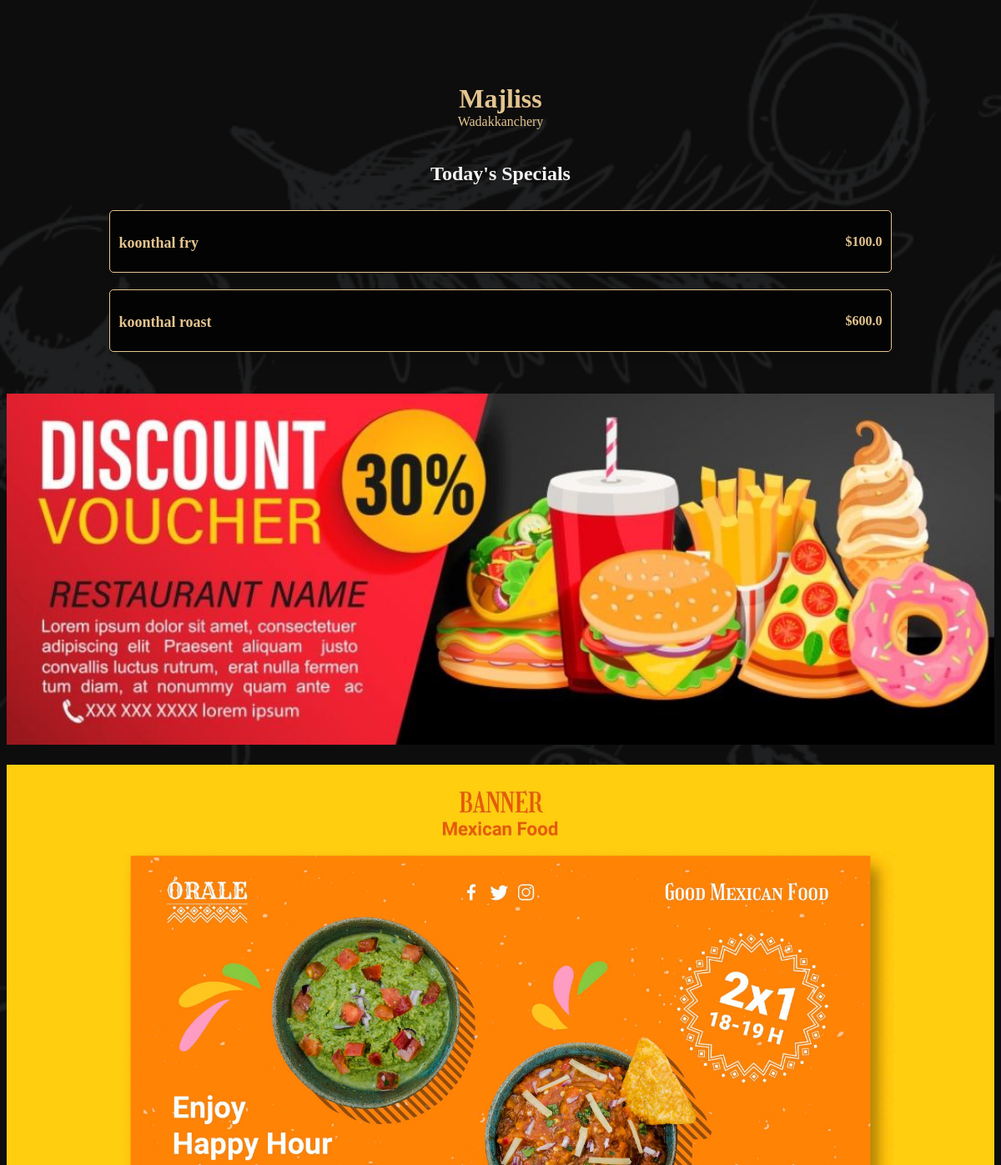
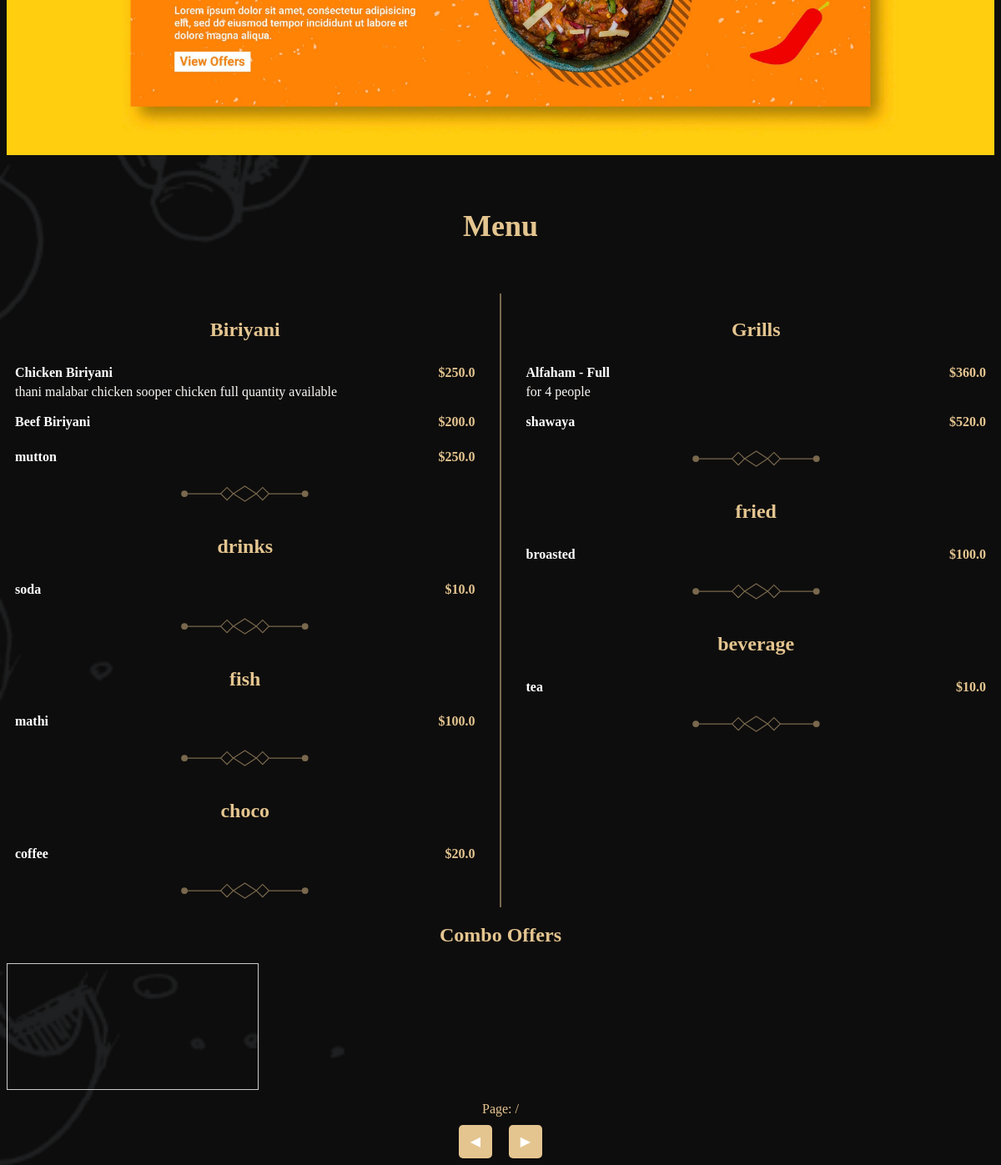
The page / on the database its author committed (2 pictures, top to bottom).
### app.py (models this page shows)
class SpecialItem(db.Model):
    id = db.Column(db.Integer, primary_key=True)
    name = db.Column(db.String(80), nullable=False)
    price = db.Column(db.Float, nullable=False)
    description = db.Column(db.String(200), nullable=True)

class Category(db.Model):
    id = db.Column(db.Integer, primary_key=True)
    name = db.Column(db.String(80), nullable=False)
    items = db.relationship('Item', backref='category', lazy=True)

class Item(db.Model):
    id = db.Column(db.Integer, primary_key=True)
    category_id = db.Column(db.Integer, db.ForeignKey('category.id'), nullable=False)
    name = db.Column(db.String(80), nullable=False)
    price = db.Column(db.Float, nullable=False)
    description = db.Column(db.String(200), nullable=True)

### app.py (the view)
@app.route('/')
def home():
    categories = Category.query.all()
    special_items = SpecialItem.query.all()
    return render_template('menu.html',categories=categories,special_items=special_items)

### templates/menu.html (shortened to what this page needs)
<!DOCTYPE html>
<html>
<head>
    <link rel="stylesheet" href="https://use.fontawesome.com/releases/v5.8.2/css/all.css" />
    <link rel="stylesheet" href="{{ url_for('static', filename='css/styles.css') }}" />
</head>
<body>
    <section class="hotel-name">
        <h1> Majliss </h1>
        <p>Wadakkanchery</p>
    </section>
    {% if special_items %}
    <section class="special-items-section">
        <h2 class="special-items-heading">Today's Specials</h2>
        <div class="special-items">
            {% for special_item in special_items %}
                <div class="special-item">
                    <h3 class="special-item-heading">
                        <span class="special-item-name">{{ special_item.name }}</span>
                        <span class="special-item-price">${{ special_item.price }}</span>
                    </h3>
                </div>
            {% endfor %}
        </div>
    </section>
    {% endif %}
    <section class="image-section">
        <img src="{{ url_for('static', filename='images/offerImage.jpg') }}" alt="Menu Image" class="menu-image">
    </section>
    <section class="image-section">
        <img src="{{ url_for('static', filename='images/bannerFood.jpg') }}" alt="Menu Image" class="menu-image">
    </section>
    <section class="our-menu">
        <h1> Menu </h1>
    </section>
    <main class="container">
        <div class="background-animation"></div>
        <div class="left-section">
            {% for category in categories %}
                {% if loop.index is odd %}
                    <div class="menu">
                        <h2 class="menu-group-heading">{{ category.name }}</h2>
                        <div class="menu-group">
                            {% for item in category.items %}
                                <div class="menu-item">
                                    <h3 class="menu-item-heading">
                                        <span class="menu-item-name">{{ item.name }}</span>
                                        <span class="menu-item-price">${{ item.price }}</span>
                                    </h3>
                                    <p class="menu-item-desc">{{ item.description }}</p>
                                </div>
                            {% endfor %}
                        </div>
                    </div>
                {% endif %}
            {% endfor %}
        </div>
        <div class="right-section">
            {% for category in categories %}
                {% if loop.index is even %}
                    <div class="menu">
                        <h2 class="menu-group-heading">{{ category.name }}</h2>
                        <div class="menu-group">
                            {% for item in category.items %}
                                <div class="menu-item">
                                    <h3 class="menu-item-heading">
                                        <span class="menu-item-name">{{ item.name }}</span>
                                        <span class="menu-item-price">${{ item.price }}</span>
                                    </h3>
                                    <p class="menu-item-desc">{{ item.description }}</p>
                                </div>
                            {% endfor %}
                        </div>
                    </div>
                {% endif %}
            {% endfor %}
        </div>
    </main>
    <section class="pdf-section">
        <h2 class="pdf-heading">Combo Offers</h2>
        <div class="pdf-container">
            <canvas id="pdf-canvas"></canvas>
            <div id="page-info">
                <span>Page:  / </span>
            </div>
            <div id="navigation-controls">
                <button id="prev-page"></button>
                <button id="next-page"></button>
            </div>
        </div>
    </section>
</body>
</html>

### static/css/styles.css (style rules this page uses)
body { background-color: #0e0d0d; }
.hotel-name { text-align: center; margin-top: 100px; color: rgb(228, 197, 144); }
.hotel-name h1 { margin-bottom: 0; font-size: 2rem; }
.hotel-name p { margin: 0; font-size: 1rem; }
.special-items-section { margin-top: 0; margin-bottom: 10px; padding: 20px; border-radius: 5px; }
.special-items-heading { text-align: center; margin-bottom: 20px; font-size: 24px; font-weight: bold; color: #f5f5f5; }
.special-items { display: flex; flex-direction: column; align-items: center; }
.special-item { width: 80%; margin: 10px 0; padding: 10px; border: 1px solid rgb(228, 197, 144); border-radius: 5px; background-color: #030303; box-shadow: 0 4px 8px rgba(0, 0, 0, 0.1); }
.special-item-heading { font-size: 18px; font-weight: bold; margin-bottom: 5px; color: rgb(228, 197, 144); display: flex; justify-content: space-between; }
.special-item-name { margin-right: 10px; }
.special-item-price { font-size: 16px; color: rgb(228, 197, 144); }
.image-section { width: 100%; text-align: center; margin: 20px 0; }
.image-section img { width: 100%; height: auto; }
.our-menu { text-align: center; color: rgb(228, 197, 144); margin-bottom: 20px; padding-top: 10px; padding-bottom: 10px; font-size: x-large; }
.container { display: grid; grid-template-columns: 1fr 1px 1fr; grid-gap: 20px; max-width: 100%; position: relative; overflow: hidden; }
.container::before { content: ''; position: absolute; top: 0; bottom: 0; left: 50%; width: 1px; background-color: rgb(228, 197, 144); transform: translateX(-50%); }
.left-section { grid-column: 1; display: flex; flex-direction: column; }
.right-section { grid-column: 3; display: flex; flex-direction: column; }
.menu { padding: 10px; margin-bottom: 0; }
.menu::after { content: ''; display: block; width: 100%; height: auto; background: url('../images/separator.svg') no-repeat center; background-size: contain; margin-top: 20px; padding-bottom: 20px; opacity: 0.5; }
.menu-group-heading { text-align: center; font-size: 1.5rem; margin-bottom: 10px; color: rgb(228, 197, 144); }
.menu-item { display: flex; flex-direction: column; align-items: flex-start; margin: 0; }
.menu-item-heading { display: flex; justify-content: space-between; width: 100%; margin-bottom: 5px; }
.menu-item-name { font-size: 1rem; color: #fff; }
.menu-item-price { font-size: 1rem; margin-left: auto; color: rgb(228, 197, 144); }
.menu-item-desc { text-align: left; margin: 0; color: rgb(250, 249, 246); }
.pdf-heading { color: rgb(228, 197, 144); text-align: center; }
#pdf-canvas { max-width: 100%; height: auto; border: 1px solid #ccc; margin-bottom: 10px; }
#page-info { display: flex; justify-content: center; align-items: center; margin-bottom: 10px; color: rgb(228, 197, 144); }
#navigation-controls { display: flex; justify-content: center; width: 100%; margin-top: 10px; }
#navigation-controls button { background-color: rgb(228, 197, 144); color: #fff; border: none; padding: 10px; cursor: pointer; border-radius: 5px; display: flex; align-items: center; justify-content: center; font-size: 16px; width: 40px; height: 40px; margin: 0 10px; }
#prev-page::before { content: '\25C0'; }
#next-page::before { content: '\25B6'; }
.background-animation { position: fixed; top: 0; left: 0; width: 100%; height: 100%; z-index: -1; overflow: hidden; }
.background-animation::before { content: ''; position: absolute; top: 0; left: 0; width: 100%; height: 100%; background-image: url('../images/shape-5.png'); background-size: cover; background-position: center; opacity: 2; z-index: -1; animation: background-slide 60s linear infinite; }

### rows shown on the page
SpecialItem: name "koonthal fry", price "100.0"
SpecialItem: name "koonthal roast", price "600.0"
Category: name "Biriyani"
Item: name "Chicken Biriyani", price "250.0", description "thani malabar chicken sooper chicken full quantity available"
Item: name "Beef Biriyani", price "200.0"
Item: name "mutton", price "250.0"
Category: name "drinks"
Item: name "soda", price "10.0"
Category: name "fish"
Item: name "mathi", price "100.0"
Category: name "choco"
Item: name "coffee", price "20.0"
Category: name "Grills"
Item: name "Alfaham - Full", price "360.0", description "for 4 people"
Item: name "shawaya", price "520.0"
Category: name "fried"
Item: name "broasted", price "100.0"
Category: name "beverage"
Item: name "tea", price "10.0"
